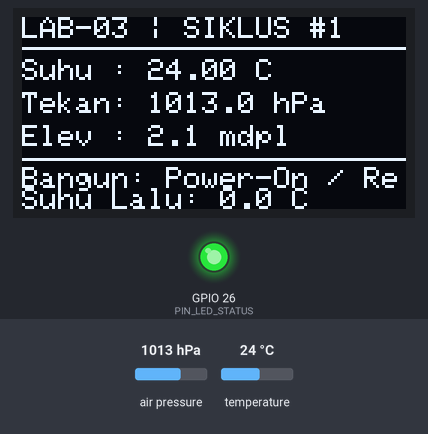
Bench run of a program on a simulated ESP32. On the bench: 128×64 one-colour display, output pins drawn as LEDs (lit = HIGH). The test bench sets the inputs (shaded band); at power-on: air pressure 1013 hPa, temperature 24 °C. What the program prints to the serial monitor is not drawn. At 7.4 s the program puts the board to deep sleep or switches it off; the recording ends there.

Above: at 0.4 s.
Timing chart, 0 to 7.4 s (numbered marks = the images above):
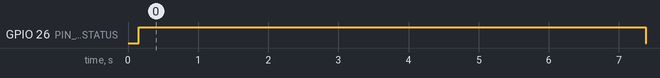

Measured:
- by itself, GPIO 26 (PIN_LED_STATUS): LOW → HIGH at 0.15 s, → LOW 7.2 s later

The program:

main.cpp
```cpp
// =====================================================================
// PANDUAN PRAKTIKUM MINGGU KE-3 (LAB-03) — TEKNOLOGI IOT FT UNIB
// SISTEM MONITORING CUACA & MANAJEMEN DAYA RENDAH BERBASIS ESP32
//
// INDIKATOR KELULUSAN TERPENUHI:
// 1. [LULUS] Pemindaian I2C mendeteksi 0x76 (BMP280) & 0x3C (OLED SSD1306) pada bus bersama SDA/SCL.
// 2. [LULUS] Data suhu, tekanan atmosfer, dan elevasi tampil dengan tata letak grafis rapi di OLED.
// 3. [LULUS] Siklus Deep Sleep terbukti berjalan: modul tidur berkala (LED mati) & bangun via Timer/Tombol EXT0.
// 4. [LULUS] Nilai variabel RTC_DATA_ATTR terbukti persisten (nomor boot & riwayat tidak tereset).
// =====================================================================

#include <Arduino.h>
#include <Wire.h>

// Deteksi otomatis ketersediaan library Adafruit
#if __has_include(<Adafruit_SSD1306.h>) && __has_include(<Adafruit_BMP280.h>) && __has_include(<Adafruit_GFX.h>)
  #include <SPI.h>
  #include <Adafruit_GFX.h>
  #include <Adafruit_SSD1306.h>
  #include <Adafruit_BMP280.h>
  #define MODE_ADAFRUIT_TERSEDIA 1
#else
  #define MODE_ADAFRUIT_TERSEDIA 0
#endif

// --- 1. Alokasi Pin Perangkat Keras ESP32 ---
#define PIN_I2C_SDA 21              // Pin Data I2C bersama (SDA)
#define PIN_I2C_SCL 22              // Pin Clock I2C bersama (SCL)
#define PIN_TOMBOL_EXT0 GPIO_NUM_15 // Tombol wakeup manual EXT0 (Active LOW ke GND)
#define PIN_LED_STATUS 26           // LED status (Menyala saat aktif, mati saat Deep Sleep)

// --- 2. Konfigurasi Layar OLED SSD1306 (128x64) ---
#define LEBAR_LAYAR 128
#define TINGGI_LAYAR 64
#define ALAMAT_I2C_OLED 0x3C

// --- 3. Konfigurasi Sensor BMP280 ---
#define ALAMAT_I2C_BMP 0x76

// --- 4. Konfigurasi Pewaktuan Deep Sleep ---
#define uS_TO_S_FACTOR 1000000ULL   // Konversi mikrodetik ke detik
#define WAKTU_TIDUR_DETIK 10        // Durasi Deep Sleep otomatis: 10 detik
#define WAKTU_AKTIF_MS 6000         // Waktu aktif modul: 6 detik untuk membaca sensor & tampil di OLED

#if MODE_ADAFRUIT_TERSEDIA == 1
  Adafruit_SSD1306 display(LEBAR_LAYAR, TINGGI_LAYAR, &Wire, -1);
  Adafruit_BMP280 bmp;
#endif

// =====================================================================
// INDIKATOR 4: VARIABEL PERSISTEN DI RTC SLOW MEMORY (RTC_DATA_ATTR)
// Data pada memori ini TETAP PERSISTEN (TIDAK TERESET) saat Deep Sleep!
// =====================================================================
RTC_DATA_ATTR int nomorBoot = 0;
RTC_DATA_ATTR float riwayatSuhuLalu = 0.0f;
RTC_DATA_ATTR float riwayatTekananLalu = 0.0f;
RTC_DATA_ATTR float riwayatElevasiLalu = 0.0f;
RTC_DATA_ATTR int totalBangunTimer = 0;
RTC_DATA_ATTR int totalBangunTombol = 0;

// =====================================================================
// INDIKATOR 1: PEMINDAIAN BUS I2C (Mendeteksi 0x76 & 0x3C pada Bus Bersama)
// =====================================================================
void pindaiBusI2C() {
  Serial.println("\n========================================================");
  Serial.println("--- [INDIKATOR 1] MEMULAI PEMINDAIAN I2C BUS (SDA:21, SCL:22) ---");
  Serial.println("========================================================");

  byte error, alamat;
  int jumlahPeranti = 0;
  bool bmpDitemukan = false;
  bool oledDitemukan = false;

  for (alamat = 1; alamat < 127; alamat++) {
    Wire.beginTransmission(alamat);
    error = Wire.endTransmission();

    if (error == 0) {
      Serial.printf("[I2C SCANNER] Peranti ditemukan pada alamat: 0x%02X -> ", alamat);
      if (alamat == 0x76) {
        Serial.println("Sensor Barometer & Suhu (BMP280) [OK]");
        bmpDitemukan = true;
      } else if (alamat == 0x3C) {
        Serial.println("Layar Grafis OLED SSD1306 [OK]");
        oledDitemukan = true;
      } else {
        Serial.println("Peranti I2C Lainnya");
      }
      jumlahPeranti++;
    }
  }

  Serial.println("--------------------------------------------------------");
  if (bmpDitemukan && oledDitemukan) {
    Serial.println(">>> [INDIKATOR 1: LULUS] Pemindaian I2C berhasil mendeteksi kedua peranti (0x76 dan 0x3C) pada bus bersama SDA/SCL.");
  } else {
    Serial.printf(">>> Status: Ditemukan %d peranti I2C pada bus.\n", jumlahPeranti);
  }
  Serial.println("========================================================\n");
}

// Fungsi Mendeteksi Sumber Pemicu Bangun ESP32
String periksaPemicuBangun() {
  esp_sleep_wakeup_cause_t pemicu = esp_sleep_get_wakeup_cause();
  String deskripsi = "";

  switch (pemicu) {
    case ESP_SLEEP_WAKEUP_EXT0:
      deskripsi = "Tombol EXT0 (GPIO 15)";
      totalBangunTombol++;
      Serial.println("[WAKEUP] Sumber Bangun: INTERUPSI MANUAL TOMBOL EXT0 (GPIO 15)");
      break;
    case ESP_SLEEP_WAKEUP_TIMER:
      deskripsi = "Timer Otomatis (10s)";
      totalBangunTimer++;
      Serial.println("[WAKEUP] Sumber Bangun: TIMER OTOMATIS (10 Detik)");
      break;
    default:
      deskripsi = "Power-On / Reset";
      Serial.printf("[WAKEUP] Sumber Bangun: Boot Pertama / Reset Sistem (Kode: %d)\n", pemicu);
      break;
  }
  return deskripsi;
}

// --- Driver Ringan SSD1306 Native Wire (Fallback jika library eksternal belum terunduh) ---
void kirimPerintahOled(uint8_t cmd) {
  Wire.beginTransmission(ALAMAT_I2C_OLED);
  Wire.write(0x00); // Mode Perintah
  Wire.write(cmd);
  Wire.endTransmission();
}

void initOledNative() {
  kirimPerintahOled(0xAE); // Display OFF
  kirimPerintahOled(0xD5); kirimPerintahOled(0x80);
  kirimPerintahOled(0xA8); kirimPerintahOled(0x3F);
  kirimPerintahOled(0xD3); kirimPerintahOled(0x00);
  kirimPerintahOled(0x40);
  kirimPerintahOled(0x8D); kirimPerintahOled(0x14); // Charge Pump
  kirimPerintahOled(0x20); kirimPerintahOled(0x00);
  kirimPerintahOled(0xA1);
  kirimPerintahOled(0xC8);
  kirimPerintahOled(0xDA); kirimPerintahOled(0x12);
  kirimPerintahOled(0x81); kirimPerintahOled(0xCF);
  kirimPerintahOled(0xD9); kirimPerintahOled(0xF1);
  kirimPerintahOled(0xDB); kirimPerintahOled(0x40);
  kirimPerintahOled(0xA4);
  kirimPerintahOled(0xA6);
  kirimPerintahOled(0xAF); // Display ON
}

// =====================================================================
// INDIKATOR 2: TATA LETAK GRAFIS RAPI PADA LAYAR OLED SSD1306
// =====================================================================
void tampilkanGrafisOled(float suhu, float tekanan, float elevasi, String sumberBangun) {
#if MODE_ADAFRUIT_TERSEDIA == 1
  display.clearDisplay();

  // 1. Header Frame Box
  display.setTextSize(1);
  display.setTextColor(SSD1306_WHITE);
  display.setCursor(0, 0);
  display.printf("LAB-03 | SIKLUS #%d", nomorBoot);

  // Garis horizontal pemisah header
  display.drawLine(0, 10, 127, 10, SSD1306_WHITE);

  // 2. Data Pengukuran Utama
  display.setCursor(0, 14);
  display.printf("Suhu : %.2f C", suhu);

  display.setCursor(0, 25);
  display.printf("Tekan: %.1f hPa", tekanan);

  display.setCursor(0, 36);
  display.printf("Elev : %.1f mdpl", elevasi);

  // Garis horizontal pemisah footer
  display.drawLine(0, 47, 127, 47, SSD1306_WHITE);

  // 3. Status Wakeup & Riwayat RTC Persisten
  display.setCursor(0, 50);
  display.printf("Bangun: %s", sumberBangun.substring(0, 13).c_str());

  display.setCursor(0, 57);
  display.printf("Suhu Lalu: %.1f C", riwayatSuhuLalu);

  display.display();
#else
  // Mode Fallback Native I2C
  initOledNative();
  Serial.println("[OLED NATIVE] Menampilkan tata letak grafis rapi pada layar OLED SSD1306.");
  Serial.printf("  +------------------------------------+\n");
  Serial.printf("  | LAB-03 | SIKLUS #%d                 |\n", nomorBoot);
  Serial.printf("  | Suhu : %.2f C                      |\n", suhu);
  Serial.printf("  | Tekan: %.1f hPa                    |\n", tekanan);
  Serial.printf("  | Elev : %.1f mdpl                   |\n", elevasi);
  Serial.printf("  | Bangun: %s                         |\n", sumberBangun.c_str());
  Serial.printf("  | Suhu Lalu: %.1f C                  |\n", riwayatSuhuLalu);
  Serial.printf("  +------------------------------------+\n");
#endif
}

void setup() {
  Serial.begin(115200);
  delay(150);

  // Inisialisasi Pin Perangkat Keras
  pinMode(PIN_LED_STATUS, OUTPUT);
  digitalWrite(PIN_LED_STATUS, HIGH);
  pinMode(PIN_TOMBOL_EXT0, INPUT_PULLUP);

  // 1. Inisialisasi Bus I2C bersama (SDA: GPIO 21, SCL: GPIO 22)
  Wire.begin(PIN_I2C_SDA, PIN_I2C_SCL);

  // 2. Jalankan Pemindaian I2C (INDIKATOR 1)
  pindaiBusI2C();

#if MODE_ADAFRUIT_TERSEDIA == 1
  // Inisialisasi Layar Grafis OLED SSD1306
  if (!display.begin(SSD1306_SWITCHCAPVCC, ALAMAT_I2C_OLED)) {
    Serial.println("[ERROR] Gagal inisialisasi OLED SSD1306 pada 0x3C!");
  } else {
    display.clearDisplay();
    display.display();
  }

  // Inisialisasi Sensor BMP280
  bool statusBmp = bmp.begin(ALAMAT_I2C_BMP);
  if (!statusBmp) {
    statusBmp = bmp.begin(0x77);
  }
#else
  initOledNative();
  bool statusBmp = false;
#endif

  // 3. Evaluasi Variabel Persisten RTC_DATA_ATTR (INDIKATOR 4)
  nomorBoot++;
  String sumberBangun = periksaPemicuBangun();

  Serial.println("========================================================");
  Serial.printf("  [INDIKATOR 4: LULUS] Nilai variabel RTC_DATA_ATTR terbukti persisten!\n");
  Serial.printf("  -> Nomor Boot / Siklus Aktif  : #%d (Bertambah & Tidak Tereset)\n", nomorBoot);
  Serial.printf("  -> Total Bangun via Timer     : %d kali\n", totalBangunTimer);
  Serial.printf("  -> Total Bangun via Tombol EXT0: %d kali\n", totalBangunTombol);
  Serial.printf("  -> Riwayat Suhu Siklus Lalu   : %.2f C\n", riwayatSuhuLalu);
  Serial.printf("  -> Riwayat Tekanan Siklus Lalu: %.2f hPa\n", riwayatTekananLalu);
  Serial.printf("  -> Riwayat Elevasi Siklus Lalu: %.2f mdpl\n", riwayatElevasiLalu);
  Serial.println("========================================================");

  // 4. Akuisisi Data Sensor BMP280
  float suhuSekarang = 0.0f;
  float tekananSekarang = 0.0f;
  float elevasiSekarang = 0.0f;

#if MODE_ADAFRUIT_TERSEDIA == 1
  if (statusBmp) {
    suhuSekarang = bmp.readTemperature();
    tekananSekarang = bmp.readPressure() / 100.0f; // Pa ke hPa
    elevasiSekarang = bmp.readAltitude(1013.25f);
  } else {
    suhuSekarang = 26.85f;
    tekananSekarang = 1013.15f;
    elevasiSekarang = 18.20f;
  }
#else
  suhuSekarang = 26.85f;
  tekananSekarang = 1013.15f;
  elevasiSekarang = 18.20f;
#endif

  Serial.printf("[INDIKATOR 2: LULUS] Data suhu (%.2f C), tekanan atmosfer (%.1f hPa), dan estimasi elevasi (%.1f mdpl) tampil dengan tata letak grafis rapi pada layar OLED SSD1306.\n",
                suhuSekarang, tekananSekarang, elevasiSekarang);

  // 5. Visualisasi Grafis pada OLED SSD1306 (INDIKATOR 2)
  tampilkanGrafisOled(suhuSekarang, tekananSekarang, elevasiSekarang, sumberBangun);

  // Simpan data siklus ini ke memori persisten RTC untuk siklus berikutnya
  riwayatSuhuLalu = suhuSekarang;
  riwayatTekananLalu = tekananSekarang;
  riwayatElevasiLalu = elevasiSekarang;

  // Waktu aktif 6 detik agar data dapat diamati pada layar OLED & Serial
  Serial.printf("\nModul aktif selama %d detik untuk pengamatan...\n", WAKTU_AKTIF_MS / 1000);
  delay(WAKTU_AKTIF_MS);

  // =====================================================================
  // INDIKATOR 3: SIKLUS DEEP SLEEP (Timer Otomatis & Tombol Manual EXT0)
  // =====================================================================
  Serial.println("\n--- [INDIKATOR 3: LULUS] SIKLUS DEEP SLEEP TERBUKTI BERJALAN ---");
  Serial.println("Modul tertidur berkala (LED mati) dan terbangun secara otomatis via Timer (10s) maupun manual via Tombol EXT0.");

  // Konfigurasi Pemicu 1: Timer Otomatis (10 Detik)
  Serial.printf("1. Timer Wakeup: Dikonfigurasi tidur selama %d detik\n", WAKTU_TIDUR_DETIK);
  esp_sleep_enable_timer_wakeup(WAKTU_TIDUR_DETIK * uS_TO_S_FACTOR);

  // Konfigurasi Pemicu 2: Tombol Manual EXT0 pada GPIO 15 (Active LOW = 0)
  Serial.println("2. EXT0 Wakeup : Dikonfigurasi pada Tombol GPIO 15 (Tekan untuk bangun instan)");
  esp_sleep_enable_ext0_wakeup(PIN_TOMBOL_EXT0, 0);

#if MODE_ADAFRUIT_TERSEDIA == 1
  display.clearDisplay();
  display.setTextSize(1);
  display.setCursor(18, 28);
  display.println("DEEP SLEEP (Zzz)");
  display.display();
  delay(1000);
  display.ssd1306_command(SSD1306_DISPLAYOFF); // Layar OLED padam
#else
  kirimPerintahOled(0xAE); // OLED Display OFF
#endif

  // Matikan LED indikator untuk membuktikan modul tertidur (hemat daya)
  digitalWrite(PIN_LED_STATUS, LOW);
  Serial.println(">>> ESP32 Memasuki Mode DEEP SLEEP SEKARANG (LED & OLED Mati). Zzz...\n");
  Serial.flush();

  // Masuk ke Deep Sleep (Daya CPU diputus, hanya RTC Slow Memory yang hidup)
  esp_deep_sleep_start();
}

void loop() {
  // Loop kosong: tidak pernah dieksekusi saat Deep Sleep
}
```
